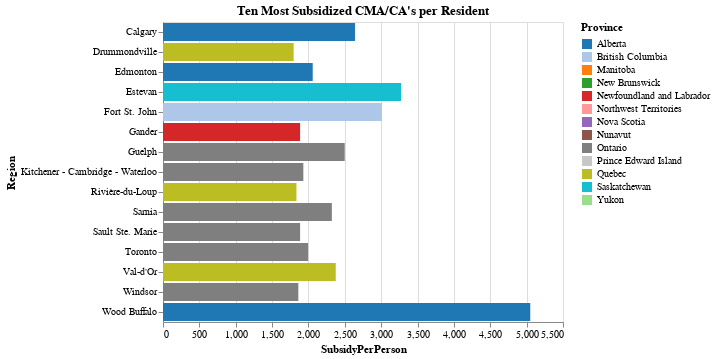

Notebook cell for this chart:
### Code cell
temp = popByCity.query("StatEn == 'Count' and SexEn == 'Both sexes'")
temp
temp2 = cews.query("GeoAggregation == 'CMA/CA' and IndustryAggregation == 'All industries'").groupby(["Region", "Province"]).sum().reset_index()

temp = temp2.merge(temp, how = "left", left_on = "Region", right_on = "GeoNameEn")

temp["SubsidyPerPerson"] = temp["Subsidy"] / temp["AgeTot"]

temp.sort_values("SubsidyPerPerson").tail(10)

alt.Chart(temp.sort_values("SubsidyPerPerson").tail(15), title = "Ten Most Subsidized CMA/CA's per Resident").mark_bar().encode(
    alt.Color("Province", scale = alt.Scale(domain = provinces, range = provColors)),
    x = "SubsidyPerPerson",
    y = "Region"
)

### Figure 1 — Vega-Lite specification as saved in the notebook (floating-point values rounded to 4 significant figures)
{"config": {"view": {"continuousWidth": 400, "continuousHeight": 300}}, "data": {"name": "data-c1199ec0d729de20b4eb93f76f6bbf12"}, "mark": "bar", "encoding": {"color": {"type": "nominal", "field": "Province", "scale": {"domain": ["Alberta", "British Columbia", "Manitoba", "New Brunswick", "Newfoundland and Labrador", "Northwest Territories", "Nova Scotia", "Nunavut", "Ontario", "Prince Edward Island", "Quebec", "Saskatchewan", "Yukon"], "range": ["#1f77b4", "#aec7e8", "#ff7f0e", "#2ca02c", "#d62728", "#ff9896", "#9467bd", "#8c564b", "#7f7f7f", "#c7c7c7", "#bcbd22", "#17becf", "#98df8a"]}}, "x": {"type": "quantitative", "field": "SubsidyPerPerson"}, "y": {"type": "nominal", "field": "Region"}}, "title": "Ten Most Subsidized CMA/CA's per Resident", "$schema": "https://vega.github.io/schema/vega-lite/v4.8.1.json", "datasets": {"data-c1199ec0d729de20b4eb93f76f6bbf12": [{"Region": "Drummondville", "Province": "Quebec", "BusinessLocations": 6475.0, "Subsidy": 172600000.0, "SupportedEmployees": 99150.0, "RehiredEmployees": 750.0, "DGUID": "2016S0504447", "GeoNameEn": "Drummondville", "TypeEn": "CA", "Gnr_Tgn": 4.5, "ProvTerrEn": "Quebec", "SexEn": "Both sexes", "StatEn": "Count", "AgeTot": 96115, "Age0-49": 56230.0, "Age50+": 39890.0, "Age55+": 32840.0, "Age60+": 25500.0, "Age65+": 18460.0, "Age85+": 2210.0, "SubsidyPerPerson": 1796.0}, {"Region": "Rivière-du-Loup", "Province": "Quebec", "BusinessLocations": 2765.0, "Subsidy": 53030000.0, "SupportedEmployees": 41510.0, "RehiredEmployees": 250.0, "DGUID": "2016S0504405", "GeoNameEn": "Rivière-du-Loup", "TypeEn": "CA", "Gnr_Tgn": 3.9, "ProvTerrEn": "Quebec", "SexEn": "Both sexes", "StatEn": "Count", "AgeTot": 28900, "Age0-49": 15710.0, "Age50+": 13190.0, "Age55+": 11060.0, "Age60+": 8725.0, "Age65+": 6325.0, "Age85+": 895.0, "SubsidyPerPerson": 1835.0}, {"Region": "Windsor", "Province": "Ontario", "BusinessLocations": 17930.0, "Subsidy": 612400000.0, "SupportedEmployees": 336600.0, "RehiredEmployees": 1965.0, "DGUID": "2016S0503559", "GeoNameEn": "Windsor", "TypeEn": "CMA", "Gnr_Tgn": 3.5, "ProvTerrEn": "Ontario", "SexEn": "Both sexes", "StatEn": "Count", "AgeTot": 329140, "Age0-49": 200600.0, "Age50+": 128500.0, "Age55+": 102700.0, "Age60+": 78020.0, "Age65+": 56760.0, "Age85+": 7640.0, "SubsidyPerPerson": 1861.0}, {"Region": "Gander", "Province": "Newfoundland and Labrador", "BusinessLocations": 1210.0, "Subsidy": 24950000.0, "SupportedEmployees": 12660.0, "RehiredEmployees": 125.0, "DGUID": "2016S0504011", "GeoNameEn": "Gander", "TypeEn": "CA", "Gnr_Tgn": 3.2, "ProvTerrEn": "Newfoundland and Labrador", "SexEn": "Both sexes", "StatEn": "Count", "AgeTot": 13235, "Age0-49": 7950.0, "Age50+": 5280.0, "Age55+": 4235.0, "Age60+": 3235.0, "Age65+": 2405.0, "Age85+": 290.0, "SubsidyPerPerson": 1885.0}, {"Region": "Sault Ste. Marie", "Province": "Ontario", "BusinessLocations": 4250.0, "Subsidy": 147300000.0, "SupportedEmployees": 72200.0, "RehiredEmployees": 320.0, "DGUID": "2016S0504590", "GeoNameEn": "Sault Ste. Marie", "TypeEn": "CA", "Gnr_Tgn": 4.5, "ProvTerrEn": "Ontario", "SexEn": "Both sexes", "StatEn": "Count", "AgeTot": 78155, "Age0-49": 42230.0, "Age50+": 35930.0, "Age55+": 29840.0, "Age60+": 23060.0, "Age65+": 17200.0, "Age85+": 2540.0, "SubsidyPerPerson": 1885.0}, {"Region": "Kitchener - Cambridge - Waterloo", "Province": "Ontario", "BusinessLocations": 33900.0, "Subsidy": 1011000000.0, "SupportedEmployees": 530100.0, "RehiredEmployees": 2985.0, "DGUID": "2016S0503541", "GeoNameEn": "Kitchener - Cambridge - Waterloo", "TypeEn": "CMA", "Gnr_Tgn": 3.6, "ProvTerrEn": "Ontario", "SexEn": "Both sexes", "StatEn": "Count", "AgeTot": 523890, "Age0-49": 343200.0, "Age50+": 180700.0, "Age55+": 141300.0, "Age60+": 105600.0, "Age65+": 75860.0, "Age85+": 10130.0, "SubsidyPerPerson": 1930.0}, {"Region": "Toronto", "Province": "Ontario", "BusinessLocations": 430400.0, "Subsidy": 11830000000.0, "SupportedEmployees": 6317000.0, "RehiredEmployees": 45390.0, "DGUID": "2016S0503535", "GeoNameEn": "Toronto", "TypeEn": "CMA", "Gnr_Tgn": 3.1, "ProvTerrEn": "Ontario", "SexEn": "Both sexes", "StatEn": "Count", "AgeTot": 5928040, "Age0-49": 3869000.0, "Age50+": 2059000.0, "Age55+": 1598000.0, "Age60+": 1191000.0, "Age65+": 858600.0, "Age85+": 115000.0, "SubsidyPerPerson": 1995.0}, {"Region": "Edmonton", "Province": "Alberta", "BusinessLocations": 106800.0, "Subsidy": 2720000000.0, "SupportedEmployees": 1426000.0, "RehiredEmployees": 9960.0, "DGUID": "2016S0503835", "GeoNameEn": "Edmonton", "TypeEn": "CMA", "Gnr_Tgn": 4.4, "ProvTerrEn": "Alberta", "SexEn": "Both sexes", "StatEn": "Count", "AgeTot": 1321425, "Age0-49": 907900.0, "Age50+": 413500.0, "Age55+": 322700.0, "Age60+": 235200.0, "Age65+": 162700.0, "Age85+": 21260.0, "SubsidyPerPerson": 2059.0}, {"Region": "Sarnia", "Province": "Ontario", "BusinessLocations": 5350.0, "Subsidy": 223200000.0, "SupportedEmployees": 100800.0, "RehiredEmployees": 450.0, "DGUID": "2016S0504562", "GeoNameEn": "Sarnia", "TypeEn": "CA", "Gnr_Tgn": 3.5, "ProvTerrEn": "Ontario", "SexEn": "Both sexes", "StatEn": "Count", "AgeTot": 96155, "Age0-49": 52990.0, "Age50+": 43160.0, "Age55+": 36040.0, "Age60+": 28030.0, "Age65+": 20420.0, "Age85+": 2640.0, "SubsidyPerPerson": 2322.0}, {"Region": "Val-d'Or", "Province": "Quebec", "BusinessLocations": 2545.0, "Subsidy": 80450000.0, "SupportedEmployees": 42550.0, "RehiredEmployees": 380.0, "DGUID": "2016S0504480", "GeoNameEn": "Val-d'Or", "TypeEn": "CA", "Gnr_Tgn": 4.7, "ProvTerrEn": "Quebec", "SexEn": "Both sexes", "StatEn": "Count", "AgeTot": 33870, "Age0-49": 20420.0, "Age50+": 13460.0, "Age55+": 10710.0, "Age60+": 7790.0, "Age65+": 5390.0, "Age85+": 535.0, "SubsidyPerPerson": 2375.0}, {"Region": "Guelph", "Province": "Ontario", "BusinessLocations": 10760.0, "Subsidy": 379800000.0, "SupportedEmployees": 191600.0, "RehiredEmployees": 1055.0, "DGUID": "2016S0503550", "GeoNameEn": "Guelph", "TypeEn": "CMA", "Gnr_Tgn": 3.5, "ProvTerrEn": "Ontario", "SexEn": "Both sexes", "StatEn": "Count", "AgeTot": 151980, "Age0-49": 97860.0, "Age50+": 54120.0, "Age55+": 42510.0, "Age60+": 31780.0, "Age65+": 23030.0, "Age85+": 3410.0, "SubsidyPerPerson": 2499.0}, {"Region": "Calgary", "Province": "Alberta", "BusinessLocations": 117900.0, "Subsidy": 3676000000.0, "SupportedEmployees": 1787000.0, "RehiredEmployees": 11410.0, "DGUID": "2016S0503825", "GeoNameEn": "Calgary", "TypeEn": "CMA", "Gnr_Tgn": 3.8, "ProvTerrEn": "Alberta", "SexEn": "Both sexes", "StatEn": "Count", "AgeTot": 1392610, "Age0-49": 975500.0, "Age50+": 417100.0, "Age55+": 319200.0, "Age60+": 226500.0, "Age65+": 153000.0, "Age85+": 19050.0, "SubsidyPerPerson": 2640.0}, {"Region": "Fort St. John", "Province": "British Columbia", "BusinessLocations": 3380.0, "Subsidy": 85470000.0, "SupportedEmployees": 39540.0, "RehiredEmployees": 305.0, "DGUID": "2016S0504977", "GeoNameEn": "Fort St. John", "TypeEn": "CA", "Gnr_Tgn": 4.6, "ProvTerrEn": "British Columbia", "SexEn": "Both sexes", "StatEn": "Count", "AgeTot": 28395, "Age0-49": 21410.0, "Age50+": 6990.0, "Age55+": 5125.0, "Age60+": 3485.0, "Age65+": 2250.0, "Age85+": 245.0, "SubsidyPerPerson": 3010.0}, {"Region": "Estevan", "Province": "Saskatchewan", "BusinessLocations": 1680.0, "Subsidy": 44560000.0, "SupportedEmployees": 19890.0, "RehiredEmployees": 135.0, "DGUID": "2016S0504750", "GeoNameEn": "Estevan", "TypeEn": "CA", "Gnr_Tgn": 3.9, "ProvTerrEn": "Saskatchewan", "SexEn": "Both sexes", "StatEn": "Count", "AgeTot": 13615, "Age0-49": 9185.0, "Age50+": 4430.0, "Age55+": 3405.0, "Age60+": 2485.0, "Age65+": 1745.0, "Age85+": 330.0, "SubsidyPerPerson": 3273.0}, {"Region": "Wood Buffalo", "Province": "Alberta", "BusinessLocations": 4700.0, "Subsidy": 370200000.0, "SupportedEmployees": 150300.0, "RehiredEmployees": 545.0, "DGUID": "2016S0504860", "GeoNameEn": "Wood Buffalo", "TypeEn": "CA", "Gnr_Tgn": 14.3, "ProvTerrEn": "Alberta", "SexEn": "Both sexes", "StatEn": "Count", "AgeTot": 73320, "Age0-49": 58640.0, "Age50+": 14680.0, "Age55+": 9150.0, "Age60+": 4595.0, "Age65+": 2075.0, "Age85+": 85.0, "SubsidyPerPerson": 5050.0}]}}
